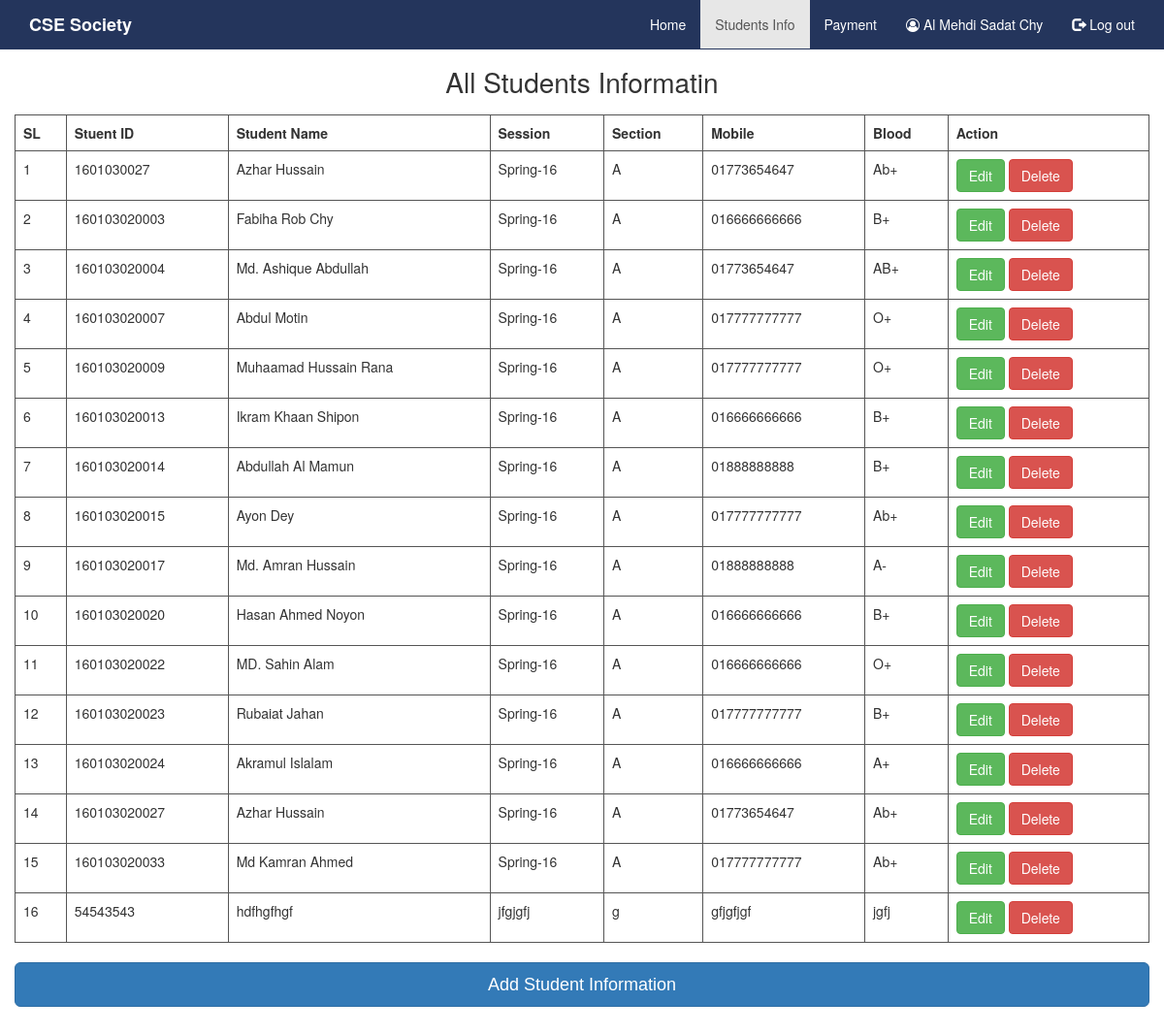
The page /student.php (signed in) on the database its author committed.
### tables this page shows
CREATE TABLE `student` (
  `student_id` varchar(15) NOT NULL,
  `student_name` varchar(40) DEFAULT NULL,
  `student_session` varchar(15) DEFAULT NULL,
  `student_section` varchar(1) DEFAULT NULL,
  `student_mobile` varchar(15) NOT NULL,
  `student_blood` varchar(5) DEFAULT NULL,
  `student_status` varchar(10) DEFAULT NULL
);

### student.php (the view, shortened to what this page needs)
<?php
if (isset($_SESSION["username"]) || isset($_COOKIE['username'])) {
    include "./connectdb.php";
    $a_id = $_SESSION["username"];
    $adminfetchQuery = "SELECT `admin_name`FROM `admin` WHERE admin_id LIKE '$a_id'";
    $login_user = $connect->query($adminfetchQuery);
    $admin = $login_user->fetch_assoc();
    $fetchQuery = "SELECT * FROM `student`";
    $db_result = $connect->query($fetchQuery);
    ?>
    <!DOCTYPE html>
    <html class="no-js" lang="">
        <head>
            <link rel="stylesheet" type="text/css" href="assets/css/font-awesome.min.css">
            <link rel="stylesheet" type="text/css" href="assets/css/bootstrap.css">
            <link rel="stylesheet" href="assets/css/normalize.css">
            <link rel="stylesheet" href="assets/css/main.css">
            <link rel="stylesheet" type="text/css" href="assets/css/style.css">
            <link rel="stylesheet" type="text/css" href="assets/css/media.css"/>
        </head>
        <body>
            <nav class="navbar navbar-default navbar-fixed-top">
                <div class="container">
                    <div class="navbar-header">
                        <a class = "navbar-brand" href = "#">CSE Society</a>
                    </div>
                    <div class = "collapse navbar-collapse" id = "myNavbar">
                        <ul class = "nav navbar-nav navbar-right">
                            <li><a href = "index.php">Home</a></li>
                            <li class = "active"><a href = "student.php">Students Info</a></li>
                            <li><a href = "payment.php">Payment</a></li>
                            <li><a> <i class = "fa fa-user-circle-o"></i> <?php echo $admin['admin_name']
    ?></a></li>
                            <li><a href="logout.php"><span class="glyphicon glyphicon-log-out"></span> Log out</a></li>
                        </ul>
                    </div>
                </div>
            </nav>
            <div class="container pt-50 pb-100">
                <div class="row">
                    <div class="text-center">
                        <h1> All Students Informatin</h1>
                    </div>
                    <div class="table-responsive">
                        <?php
                        if ($db_result->num_rows > 0) {
                            ?>
                            <table class="table table-bordered">
                                <tr>
                                    <th>SL</th>
                                    <th>Stuent ID</th>
                                    <th>Student Name</th>
                                    <th>Session</th>
                                    <th>Section</th>
                                    <th>Mobile</th>
                                    <th>Blood</th>
                                    <th>Action</th>
                                </tr>
                                <?php
                                $i = 1;
                                while ($row = $db_result->fetch_assoc()) {
                                    ?>
                                    <tr>
                                        <td> <?php echo $i ?> </td>
                                        <td> <?php echo $row['student_id'] ?> </td>
                                        <td> <?php echo $row['student_name'] ?> </td>
                                        <td> <?php echo $row['student_session'] ?> </td>
                                        <td> <?php echo $row['student_section'] ?> </td>
                                        <td> <?php echo $row['student_mobile'] ?> </td>
                                        <td> <?php echo $row['student_blood'] ?> </td>
                                        <td><a href="edit.php?st_id=<?php echo $row['student_id']; ?>" class="btn btn-success">Edit</a> <a href="delete.php?st_id=<?php echo $row['student_id']; ?>" class="btn btn-danger">Delete</a></td>
                                    </tr>
                                    <?php
                                    $i++;
                                }
                                ?>
                            </table>
                            <?php
                        }
                        ?>
                    </div>
                </div>
                <div class="row">
                    <button type="button" class="btn btn-primary btn-block btn-lg" data-toggle="modal" data-target="#myModal">Add Student Information</button>
                </div>
            </div>
        </body>
    </html>
    <?php
} else {
    header("location:login.php");
}
?>

### assets/css/main.css (style rules this page uses)
html { color: #222; font-size: 1em; line-height: 1.4; }

### assets/css/style.css (style rules this page uses)
.pt-50 { padding-top:50px; }
.pb-100 { padding-bottom:100px; }
.navbar-default { background-color: #24355C; border-color: #24355C; }
.navbar-default .navbar-brand { color: #fff; font-weight: bold; }
.navbar-default .navbar-nav > li > a { color: #fff; }
.table-bordered > thead > tr > th, .table-bordered > tbody > tr > th, .table-bordered > tfoot > tr > th, .table-bordered > thead > tr > td, .table-bordered > tbody > tr > td, .table-bordered > tfoot > tr > td { border: 1px solid #555; }

### rows shown on the page
student: student_id "1601030027", student_name "Azhar Hussain", student_session "Spring-16", student_section "A", student_mobile "01773654647", student_blood "Ab+"
student: student_id "160103020003", student_name "Fabiha Rob Chy", student_session "Spring-16", student_section "A", student_mobile "016666666666", student_blood "B+"
student: student_id "160103020004", student_name "Md. Ashique Abdullah", student_session "Spring-16", student_section "A", student_mobile "01773654647", student_blood "AB+"
student: student_id "160103020007", student_name "Abdul Motin", student_session "Spring-16", student_section "A", student_mobile "017777777777", student_blood "O+"
student: student_id "160103020009", student_name "Muhaamad Hussain Rana", student_session "Spring-16", student_section "A", student_mobile "017777777777", student_blood "O+"
student: student_id "160103020013", student_name "Ikram Khaan Shipon", student_session "Spring-16", student_section "A", student_mobile "016666666666", student_blood "B+"
student: student_id "160103020014", student_name "Abdullah Al Mamun", student_session "Spring-16", student_section "A", student_mobile "01888888888", student_blood "B+"
student: student_id "160103020015", student_name "Ayon Dey", student_session "Spring-16", student_section "A", student_mobile "017777777777", student_blood "Ab+"
student: student_id "160103020017", student_name "Md. Amran Hussain", student_session "Spring-16", student_section "A", student_mobile "01888888888", student_blood "A-"
student: student_id "160103020020", student_name "Hasan Ahmed Noyon", student_session "Spring-16", student_section "A", student_mobile "016666666666", student_blood "B+"
student: student_id "160103020022", student_name "MD. Sahin Alam", student_session "Spring-16", student_section "A", student_mobile "016666666666", student_blood "O+"
student: student_id "160103020023", student_name "Rubaiat Jahan", student_session "Spring-16", student_section "A", student_mobile "017777777777", student_blood "B+"
student: student_id "160103020024", student_name "Akramul Islalam", student_session "Spring-16", student_section "A", student_mobile "016666666666", student_blood "A+"
student: student_id "160103020027", student_name "Azhar Hussain", student_session "Spring-16", student_section "A", student_mobile "01773654647", student_blood "Ab+"
student: student_id "160103020033", student_name "Md Kamran Ahmed", student_session "Spring-16", student_section "A", student_mobile "017777777777", student_blood "Ab+"
student: student_id "54543543", student_name "hdfhgfhgf", student_session "jfgjgfj", student_section "g", student_mobile "gfjgfjgf", student_blood "jgfj"

### other values the page prints
$admin['admin_name'] "Al Mehdi Sadat Chy"
